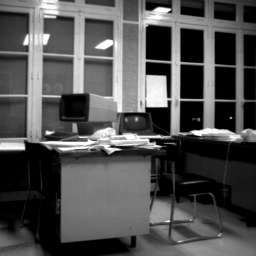
#> input picture office.png, 256 x 256 px
$ python naeem_code.py
#> lines starting #> are read from the running program, lines starting #| are printed output that depends on the picture
# -*- coding: utf-8 -*-
"""Naeem_Code

Automatically generated by Colab.

Original file is located at
    https://colab.research.google.com/drive/1pml93-ncBlp2vX_O_gBlIrcRO2_3neYz
"""

import numpy as np
import matplotlib.pyplot as plt
from scipy.ndimage import gaussian_filter, laplace, sobel
from scipy.ndimage import gaussian_laplace
from skimage import io, img_as_float
from skimage.util import random_noise

def perona_malik_diffusivity(grad_mag, lambda_val):
    return 1 / (1 + (grad_mag ** 2 / lambda_val ** 2))

def compute_gradients_periodic(u):
    fx = sobel(u, axis=0)
    fy = sobel(u, axis=1)
    return fx, fy

def compute_laplacian_periodic(u):
    lap = laplace(u)
    return lap

def apply_periodic_boundary(u):
    u[0, :] = u[-2, :]
    u[-1, :] = u[1, :]
    u[:, 0] = u[:, -2]
    u[:, -1] = u[:, 1]
    return u

def diffusion_solver_periodic(I, lambda_val, num_iter, dt):
    u = I.copy()
    for _ in range(num_iter):
        fx, fy = compute_gradients_periodic(u)
        grad_mag = np.sqrt(fx ** 2 + fy ** 2)
        D = perona_malik_diffusivity(grad_mag, lambda_val)
        laplacian = compute_laplacian_periodic(u)
        u += dt * (laplacian * D)
        u = apply_periodic_boundary(u)
    return u

def diffuse_image(I, d, dt, dx, dy, num_steps):
    u = I.copy()
    for _ in range(num_steps):
        u_new = u.copy()
        u_new[1:-1, 1:-1] = u[1:-1, 1:-1] + d * dt * (
            (u[2:, 1:-1] - 2 * u[1:-1, 1:-1] + u[:-2, 1:-1]) / dx**2 +
            (u[1:-1, 2:] - 2 * u[1:-1, 1:-1] + u[1:-1, :-2]) / dy**2
        )
        u_new[0, :] = 0
        u_new[-1, :] = 0
        u_new[:, 0] = 0
        u_new[:, -1] = 0
        u = u_new
    return u

# Load images
C_Image = img_as_float(io.imread('office.png'))
#> C_Image: shape (256, 256) float64; min 0, max 1, mean 0.317
N_Image = img_as_float(io.imread('office_noisy.png'))
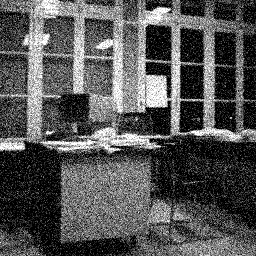
#> input picture office_noisy.png, 256 x 256 px
#> N_Image: shape (256, 256) float64; min 0, max 1, mean 0.332

# Plot noisy and clear Office Image
plt.figure(figsize=(12, 6))
plt.subplot(1, 2, 1)
plt.imshow(C_Image, cmap='gray')
plt.title('Clear Image')

plt.subplot(1, 2, 2)
plt.imshow(N_Image, cmap='gray')
plt.title('Noisy Image')
plt.show()

# Apply Gaussian Smoothing
Sig = [0.5, 1, 2, 5, 10, 50]
plt.figure(figsize=(12, 8))
for i, sigma in enumerate(Sig):
    G_Image = gaussian_filter(N_Image, sigma)
    plt.subplot(2, 3, i+1)
    plt.imshow(G_Image, cmap='gray')
    plt.title(f'σ = {sigma}')
plt.tight_layout()
plt.show()

# Plot 3D Gaussian Kernels
from mpl_toolkits.mplot3d import Axes3D

plt.figure(figsize=(12, 8))
for i, sigma in enumerate(Sig):
    kernel_size = int(6 * sigma + 1)
    half_size = kernel_size // 2
    X, Y = np.meshgrid(np.arange(-half_size, half_size+1), np.arange(-half_size, half_size+1))
    gaussian_kernel = np.exp(-(X**2 + Y**2) / (2 * sigma**2))
    gaussian_kernel /= np.sum(gaussian_kernel)

    ax = plt.subplot(2, 3, i+1, projection='3d')
    ax.plot_surface(X, Y, gaussian_kernel, cmap='jet')
    ax.set_title(f'σ = {sigma}')
    ax.set_xlabel('X')
    ax.set_ylabel('Y')
    ax.set_zlabel('Amplitude')
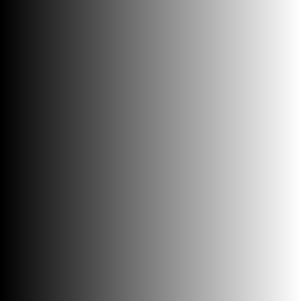
#> X: shape (301, 301) int64; min -150, max 150, mean 0; drawn with min black and max white
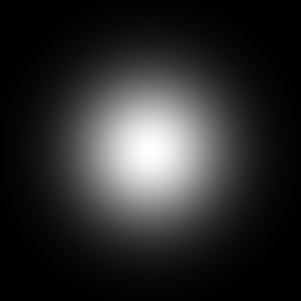
#> gaussian_kernel: shape (301, 301) float64; min 7.9e-09, max 6.4e-05, mean 1.1e-05; drawn with min black and max white
plt.tight_layout()
plt.show()

# Apply linear diffusion filter
dx = dy = 1
dt = 0.1
d = 1
times = [1, 5, 10, 30, 100]

plt.figure(figsize=(12, 8))
plt.subplot(2, 3, 1)
plt.imshow(N_Image, cmap='gray')
plt.title('Original Image')

for k, t in enumerate(times):
    num_steps = int(t / dt)
    u = diffuse_image(N_Image, d, dt, dx, dy, num_steps)
    plt.subplot(2, 3, k+2)
    plt.imshow(u, cmap='gray')
    plt.title(f't = {t}')
plt.tight_layout()
plt.show()

diffusivities = [1, 5, 10]
t = times[2]  # t = 10
num_steps = int(t / dt)

plt.figure(figsize=(8, 6))
plt.subplot(2, 2, 1)
plt.imshow(N_Image, cmap='gray')
plt.title('Original Image')

for k, d in enumerate(diffusivities):
    u = diffuse_image(N_Image, d, dt, dx, dy, num_steps)
    plt.subplot(2, 2, k+2)
    plt.imshow(u, cmap='gray')
    plt.title(f'd = {d}')
plt.tight_layout()
plt.show()

# Evaluate Gaussian smoothing with σ = √2t
t = 2
sigma = np.sqrt(2 * t)
d = 1
num_steps1 = int(t / dt)
u = diffuse_image(N_Image, d, dt, dx, dy, num_steps1)
G = gaussian_filter(N_Image, sigma)

plt.figure(figsize=(8, 4))
plt.subplot(1, 2, 1)
plt.imshow(u, cmap='gray')
plt.title('d=1, t=2')

plt.subplot(1, 2, 2)
plt.imshow(G, cmap='gray')
plt.title(f'σ=√2t')
plt.show()

# Apply non-linear diffusion filter
lambda_values = [0.5, 1, 2, 5, 10]
numIterations = [1, 5, 10, 30, 100]

plt.figure(figsize=(12, 8))
plt.subplot(2, 3, 1)
plt.imshow(N_Image, cmap='gray')
plt.title('Original Image')

for i, numIter in enumerate(numIterations):
    u = diffusion_solver_periodic(N_Image, lambda_values[0], numIter, dt)
    plt.subplot(2, 3, i+2)
    plt.imshow(u, cmap='gray')
    plt.title(f't = {numIter}')
plt.tight_layout()
plt.show()

plt.figure(figsize=(12, 8))
plt.subplot(2, 3, 1)
I = img_as_float(io.imread('office.png'))
plt.imshow(I, cmap='gray')
plt.title('Original Image')

for i, numIter in enumerate(numIterations):
    u = diffusion_solver_periodic(I, lambda_values[0], numIter, dt)
    plt.subplot(2, 3, i+2)
    plt.imshow(u, cmap='gray')
    plt.title(f't = {numIter}')
plt.tight_layout()
plt.show()
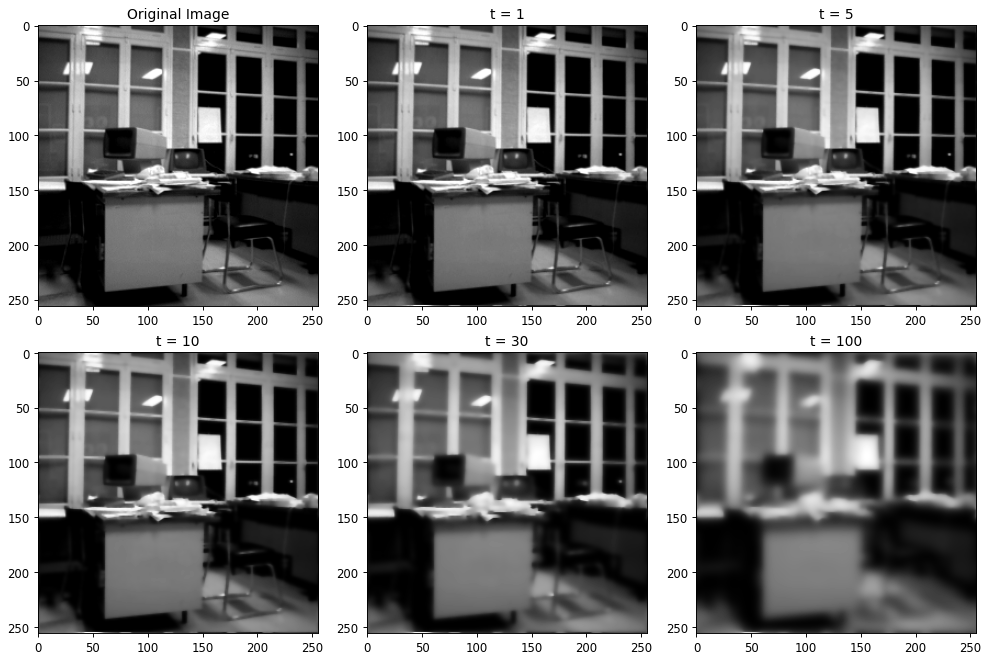
#> figure drawn by matplotlib, 6 panels

plt.figure(figsize=(12, 8))
plt.subplot(2, 3, 1)
I = N_Image
plt.imshow(I, cmap='gray')
plt.title('Original Image')
dt=0.3
for i, lambda_val in enumerate(lambda_values):
    u = diffusion_solver_periodic(I, lambda_val, 10, dt)
    plt.subplot(2, 3, i+2)
    plt.imshow(u, cmap='gray')
    plt.title(f'λ = {lambda_val}')
#> this loop made 5 passes
#> pass 1, in compute_gradients_periodic (call 294), `fy = sobel(u, axis=1)`:
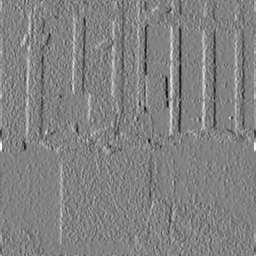
#> fy: shape (256, 256) float64; min -3.77, max 3.63, mean 0.0027; drawn with min black and max white
#> pass 1, in compute_laplacian_periodic (call 294), `lap = laplace(u)`:
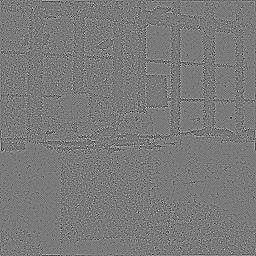
#> lap: shape (256, 256) float64; min -2.17, max 2.34, mean -6.78e-21; drawn with min black and max white
plt.tight_layout()
plt.show()
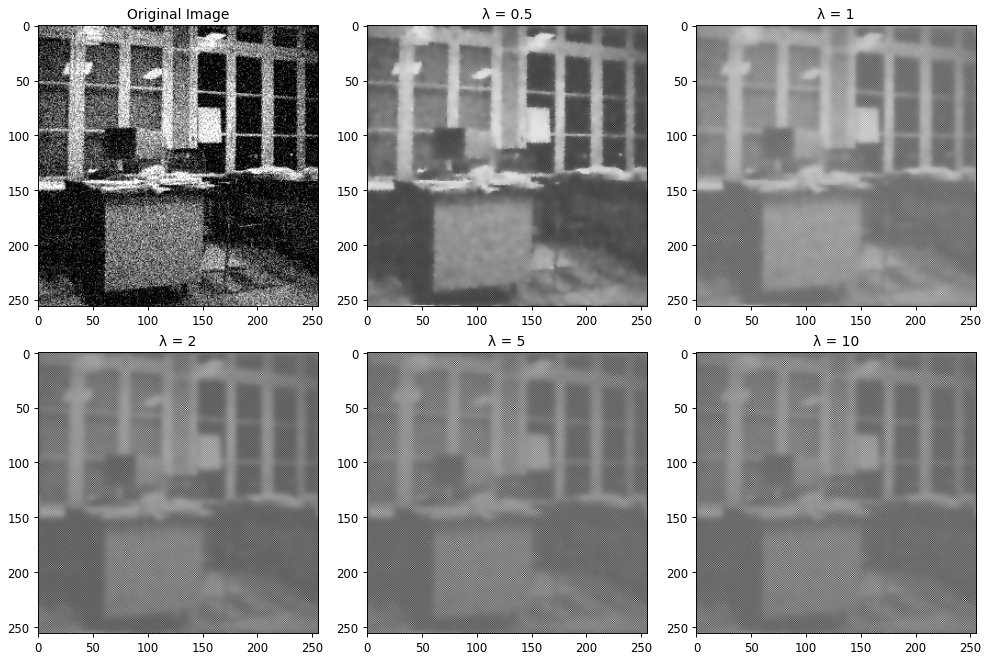
#> figure drawn by matplotlib, 6 panels
